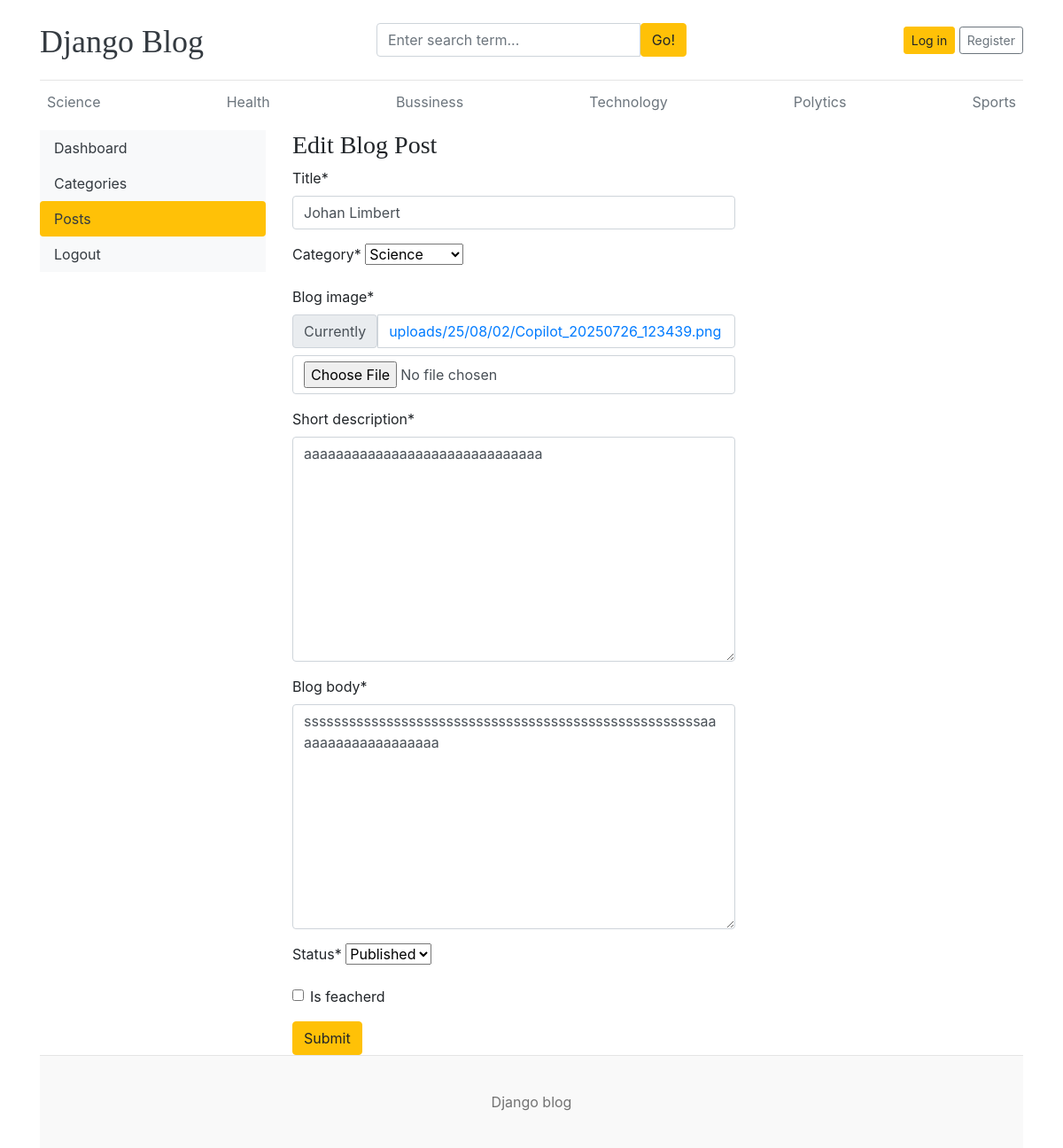
The page /dashboard/posts/edit/10/ on the database its author committed.
### blogs/models.py (models this page shows, shortened)
class Category(models.Model):
    category_name = models.CharField(max_length=50, unique=True) # Tên danh mục, tối đa 50 ký tự, không được trùng lặp
    created_at = models.DateTimeField(auto_now_add=True)  # Thời gian tạo, tự động gán khi bản ghi được tạo lần đầu
    updated_at = models.DateTimeField(auto_now=True)      # Thời gian cập nhật, tự động cập nhật mỗi khi bản ghi được lưu
    def __str__(self):
        return self.category_name  # Giúp hiển thị rõ tên danh mục trong admin
    class Meta:
        verbose_name_plural = 'Categories'

class Blogs(models.Model):
    title = models.CharField(max_length=100, unique=True)  # Tiêu đề bài viết, tối đa 100 ký tự, không trùng
    slug = models.SlugField(unique=True, blank=True)       # Đường dẫn thân thiện, không trùng, cho phép bỏ trống
    category = models.ForeignKey(Category, on_delete=models.CASCADE)  # Liên kết đến danh mục, xóa danh mục thì bài viết cũng bị xóa
    author = models.ForeignKey(User, on_delete=models.CASCADE)        # Liên kết đến người dùng (tác giả)
    blog_image = models.ImageField(upload_to='uploads/%y/%m/%d')      # Hình ảnh bài viết, lưu theo thư mục năm/tháng/ngày
    short_description = models.TextField(max_length=1000)             # Mô tả ngắn gọn bài viết, tối đa 1000 ký tự
    blog_body = models.TextField(max_length=3000)                     # Nội dung đầy đủ của bài viết, tối đa 3000 ký tự
    status = models.CharField(max_length = 100,choices = STATUS_CHOICE, default = 'draft')  # Trạng thái bài viết: nháp hoặc đã đăng
    is_feacherd = models.BooleanField(default=False)                  # Đánh dấu bài viết có phải là nổi bật không (nên sửa thành is_featured)
    created_at = models.DateTimeField(auto_now_add=True)              # Ngày tạo bài viết, tự động thêm khi tạo
    updated_at = models.DateTimeField(auto_now=True)                  # Ngày cập nhật bài viết, tự động thay đổi khi lưu
    class Meta:
        verbose_name_plural = 'Blogs'

### dashboards/views.py (the view, shortened to what this page needs)
# urls.py: path('posts/edit/<int:pk>/', views.edit_posts, name="edit_posts"),
def edit_posts(request,pk):
    post = get_object_or_404(Blogs, pk=pk)
    form = BlogPostForm(instance=post)
    context={
        'form':form,
        'post':post
    }
    return render(request,'dashboard/edit_post.html', context)

### dashboards/forms.py
class BlogPostForm(forms.ModelForm):
    class Meta:
        model = Blogs
        fields = ('title', 'category','blog_image' , 'short_description','blog_body', 'status','is_feacherd')

### blogs/context_processors.py (called while the page is built)
def get_categories(request):
    categories = Category.objects.all()
    return dict(categories = categories)

### templates/dashboard/edit_post.html (shortened to what this page needs)
{% extends '../base/base.html' %}
{% block content %}
<div class="row">
    {% include './leftsidebar.html' %}
    {% load crispy_forms_tags %}
    <div class="col-md-9">
        <h3>Edit Blog Post</h3>
      <form action="{% url 'edit_posts' post.id %}" method="POST" style="width: 500px;" enctype="multipart/form-data">
        {{ form | crispy }}
        <button type="submit" class="btn btn-warning">Submit</button>
      </form>
    </div>
</div>
{% endblock %}

### templates/base/header.html (shortened to what this page needs)
{% load static %}
<!DOCTYPE html>
<html lang="en">
<head>
    <link href="https://getbootstrap.com/docs/4.0/dist/css/bootstrap.min.css" rel="stylesheet">
    <link href="{% static 'css/blog.css' %}" rel="stylesheet">
    <link rel="stylesheet" href="https://cdnjs.cloudflare.com/ajax/libs/font-awesome/4.7.0/css/font-awesome.min.css">
  </head>
<body>
    <div class="container">
      <header class="blog-header py-3">
        <div class="row flex-nowrap justify-content-between align-items-center">
          <div class="col-4 pt-1">
            <a class="blog-header-logo text-dark" href="/">Django Blog</a>
          </div>
          <div class="col-4">
            <form action="{% url 'search' %}" method="GET">
              <div class="input-group">
                <input class="form-control" name="keyword" type="text" placeholder="Enter search term..." aria-label="Enter search term..." aria-describedby="button-search" />
                <button type="submit" class="btn btn-warning" id="button-search" type="button">Go!</button>
            </div>
            </form>
          </div>
          <div class="col-4 d-flex justify-content-end align-items-center">
            {% if not user.is_authenticated %}
            <a class="btn btn-sm btn-warning" href="{% url 'login' %}">Log in</a> &nbsp;
            <a class="btn btn-sm btn-outline-secondary" href="{% url 'register' %}">Register</a>
            {% else %}
            <span><a href="{% url 'dashboard' %}" class="btn btn-warning">Dashboard</a></span> &nbsp;
            <span><a href="{% url 'logout' %}">Log out</a></span>
            {% endif %}
          </div>
        </div>
      </header>
      <div class="nav-scroller py-1 mb-2">
        <nav class="nav d-flex justify-content-between">
          {% for cat in categories %}
          <a class="p-2 text-muted" href="{% url 'posts_by_category' cat.id %}">{{ cat.category_name }}</a>
          {% endfor %}
        </nav>
      </div>

### static/css/blog.css (style rules this page uses)
.blog-header { border-bottom: 1px solid #e5e5e5; }
.blog-header-logo { font-family: "Playfair Display", Georgia, "Times New Roman", serif; font-size: 2.25rem; }
h1, h2, h3, h4, h5, h6 { font-family: "Playfair Display", Georgia, "Times New Roman", serif; }

### rows shown on the page
Category: category_name "Science"
Category: category_name "Health"
Category: category_name "Bussiness"
Category: category_name "Technology"
Category: category_name "Polytics"
Category: category_name "Sports"
Blogs: title "Johan Limbert", category "Science", short_description "aaaaaaaaaaaaaaaaaaaaaaaaaaaaaa", blog_body "sssssssssssssssssssssssssssssssssssssssssssssssssssssaaaaaaaaaaaaaaaaaaa", status "Published"
